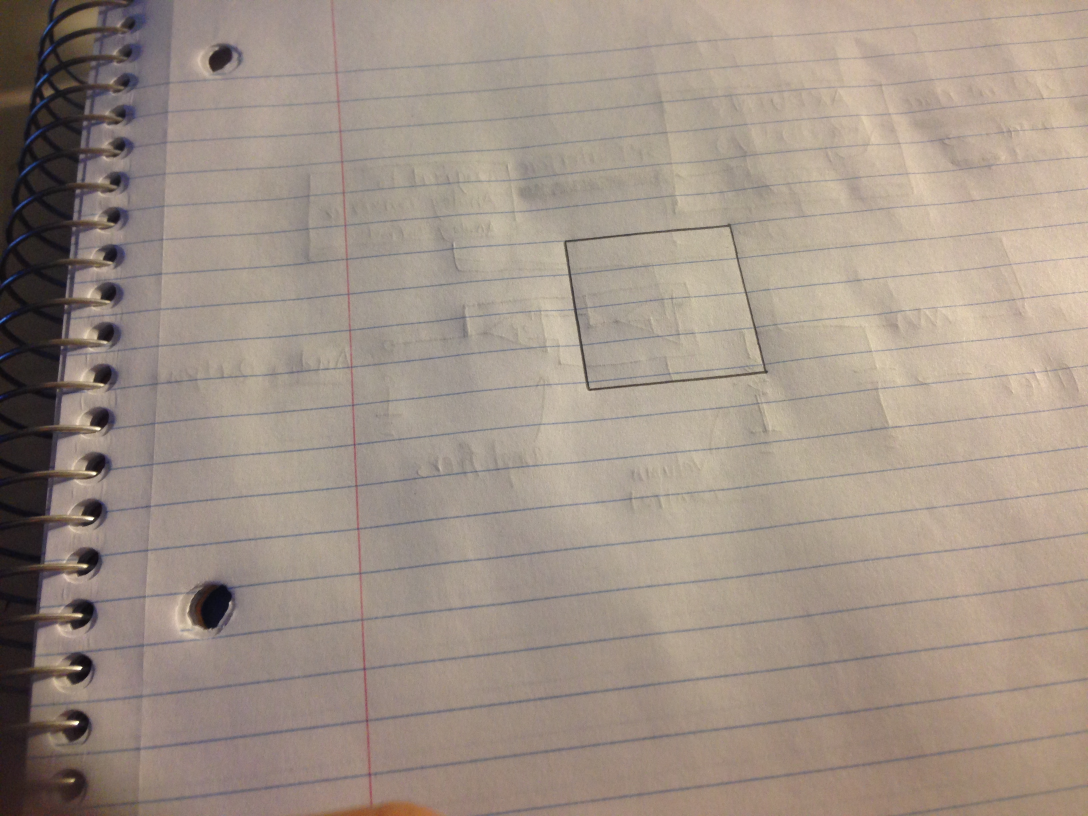
#> input picture perspectiveTransform/1.jpg, 3264 x 2448 px (shown at 1/3 size)
$ python projection.py   (Python 2 division)
#> lines starting #> are read from the running program, lines starting #| are printed output that depends on the picture
import cv2
import numpy as np
import math
from numpy.linalg import inv

f = 0.0041					#focal length
d = 0.15					#height of camera
alpha = (math.pi*20)/180	#vertical fov/2
beta = (math.pi*27.5)/180	#horizontal fov/2
#rotation of camera
roll = 0
pitch = 30*math.pi/180
yaw = 0

img = cv2.imread('1.jpg')
#> img is the input picture: shape (2448, 3264, 3); mean B, G, R 134.7, 146.2, 160.4
height, width, chanels = img.shape
#> height = 2448; width = 3264; chanels = 3
img = cv2.resize(img, (width/2, height/2))
#> img: shape (1224, 1632, 3)
height, width, chanels = img.shape
#> height = 1224; width = 1632

p1 = np.matrix([[0],[0]])
p2 = np.matrix([[1632],[0]])
p3 = np.matrix([[0],[1224]])
p4 = np.matrix([[1632],[1224]])

#shift pixel coordinate
pAll = [p1,p2,p3,p4]
for i in range(0,4):
	pAll[i] = pAll[i]-np.matrix([[width/2],[height/2]])

#pixel coordinate to image plane coordinate
mat3dAll = []
for i in range(0,4):
	temp3d = np.matrix([\
		[pAll[i][1, 0]*2*f*math.tan(alpha)/height]\
		,[pAll[i][0, 0]*2*f*math.tan(beta)/width]\
		,[-f]\
		,[1]])
	mat3dAll.append(temp3d)

#project point in image plane to ground
for i in range(0,4):
	mat3dAll[i] = mat3dAll[i]*(d/f)
	mat3dAll[i][3, 0] = 1

#roatation matrix
Rx = np.matrix([[1, 0, 0, 0],\
				[0, math.cos(roll),-math.sin(roll), 0],\
				[0, math.sin(roll), math.cos(roll), 0],\
				[0, 0, 0, 1]])
Ry = np.matrix([[math.cos(pitch), 0, math.sin(pitch), 0],\
				[0, 1, 0, 0],\
				[-math.sin(pitch), 0, math.cos(pitch), 0],\
				[0, 0, 0, 1]])
Rall = Ry*Rx
translationMat = np.matrix([[1, 0, 0, d*math.tan(pitch)/math.cos(roll)],\
							[0, 1, 0, -d*math.tan(roll)],\
							[0, 0, 1, 0],\
							[0, 0, 0, 1]])
rollTransMat = translationMat*Rall
print rollTransMat

#points relative to new camera in 3d coordinate
for i in range(0,4):
	mat3dAll[i] = inv(rollTransMat)*mat3dAll[i]

#projection matrix
projectMat = np.matrix([[1, 0, 0, 0],\
						[0, 1, 0, 0],\
						[0, 0, 1, 0],\
						[0, 0, -1/f, 0]])
#project points to image plane 3d coordinate
for i in range(0, 4):
	mat3dAll[i] = projectMat*mat3dAll[i]
	mat3dAll[i] = mat3dAll[i]/mat3dAll[i][3]

#transform points in 3d image plane to pixel coordinate
p1New = np.matrix([[mat3dAll[0][1, 0]*width/(2*f*math.tan(beta))+width/2],\
					[mat3dAll[0][0,0]*height/(2*f*math.tan(alpha))+height/2]])
#> p1New = [[205.5], [215.5]]
p2New = np.matrix([[mat3dAll[1][1, 0]*width/(2*f*math.tan(beta))+width/2],\
					[mat3dAll[1][0,0]*height/(2*f*math.tan(alpha))+height/2]])
#> p2New = [[1426.5], [215.5]]
p3New = np.matrix([[mat3dAll[2][1, 0]*width/(2*f*math.tan(beta))+width/2],\
					[mat3dAll[2][0,0]*height/(2*f*math.tan(alpha))+height/2]])
#> p3New = [[-22.89], [1156.9]]
p4New = np.matrix([[mat3dAll[3][1, 0]*width/(2*f*math.tan(beta))+width/2],\
					[mat3dAll[3][0,0]*height/(2*f*math.tan(alpha))+height/2]])
#> p4New = [[1654.9], [1156.9]]


pts1 = np.float32([[p1[0, 0],p1[1, 0]],[p2[0, 0],p2[1, 0]],[p3[0, 0],p3[1, 0]],[p4[0, 0],p4[1, 0]]])
pts2 = np.float32([[p1New[0, 0],p1New[1, 0]],[p2New[0, 0],p2New[1, 0]],[p3New[0, 0],p3New[1, 0]],[p4New[0, 0],p4New[1, 0]]])

M = cv2.getPerspectiveTransform(pts2,pts1)
print M
#| [[ 1.46190225e+00  3.54725905e-01 -3.76912193e+02]
#|  [ 6.86975744e-17  1.95410362e+00 -4.21092244e+02]
#|  [-1.07851997e-19  4.34713139e-04  1.00000000e+00]]
dst = cv2.warpPerspective(img,M,(width*2,height*2))
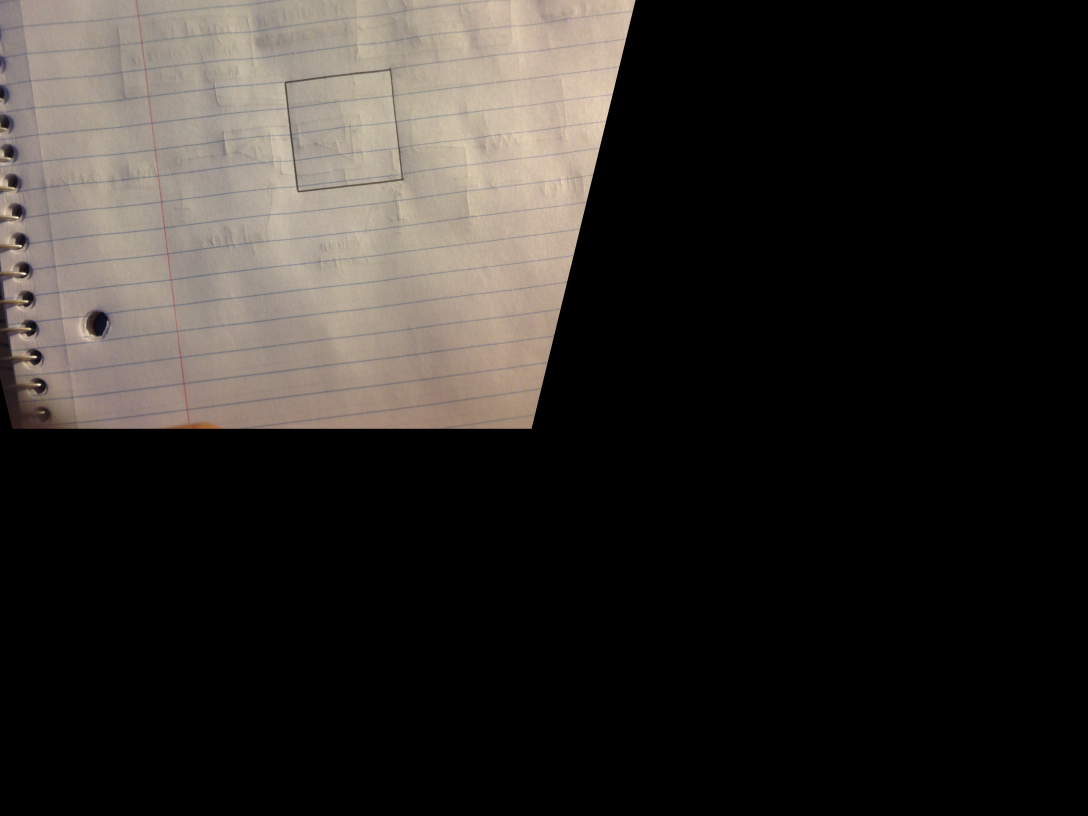
#> dst: shape (2448, 3264, 3) (shown at 1/3 size); mean B, G, R 40, 43.5, 47.4
cv2.imwrite('transformed.jpg',dst)
cv2.waitKey(0)
cv2.destroyAllWindows()

$ run again, with perspectiveTransform/2.jpg copied over perspectiveTransform/1.jpg
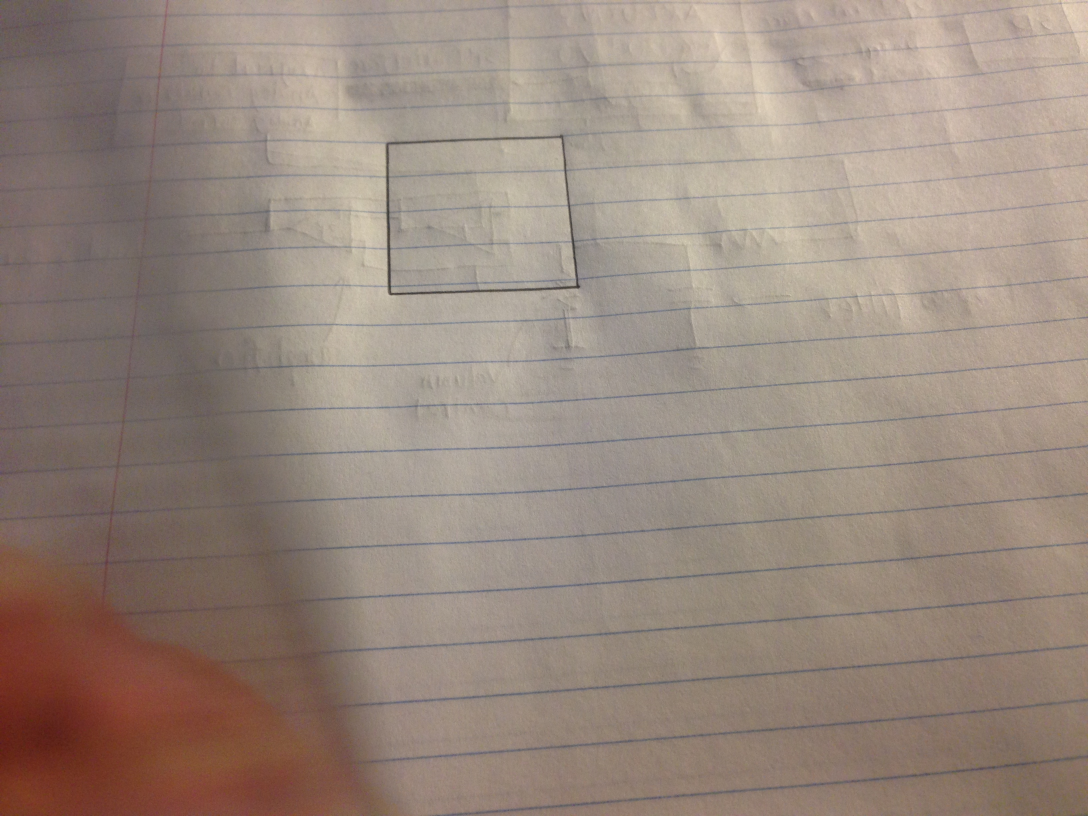
#> input picture perspectiveTransform/2.jpg, 3264 x 2448 px (shown at 1/3 size)
#> img is the input picture: shape (2448, 3264, 3); mean B, G, R 125.5, 136.5, 152.6
#> img: shape (1224, 1632, 3)
#| [[ 1.46190225e+00  3.54725905e-01 -3.76912193e+02]
#|  [ 6.86975744e-17  1.95410362e+00 -4.21092244e+02]
#|  [-1.07851997e-19  4.34713139e-04  1.00000000e+00]]
#> `dst = cv2.warpPerspective(img,M,(width*2,height*2))`:
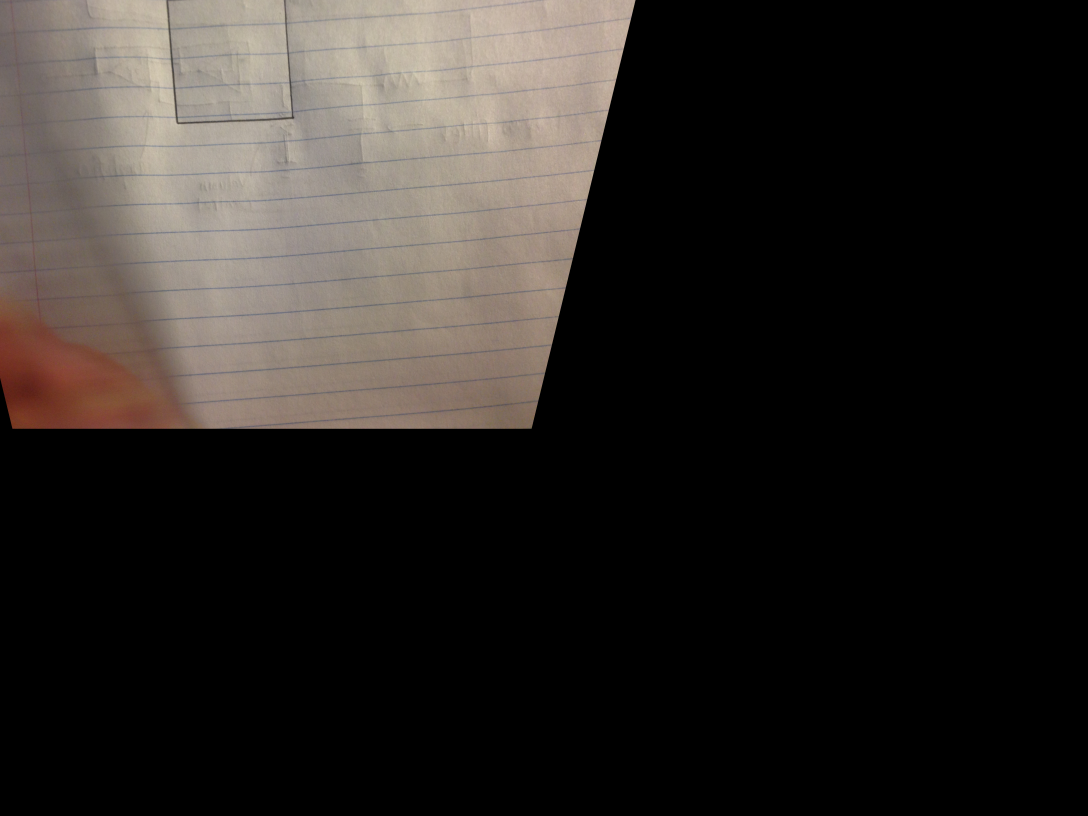
#> dst: shape (2448, 3264, 3) (shown at 1/3 size); mean B, G, R 36.2, 39.4, 43.6

$ run again, with perspectiveTransform/3.jpg copied over perspectiveTransform/1.jpg
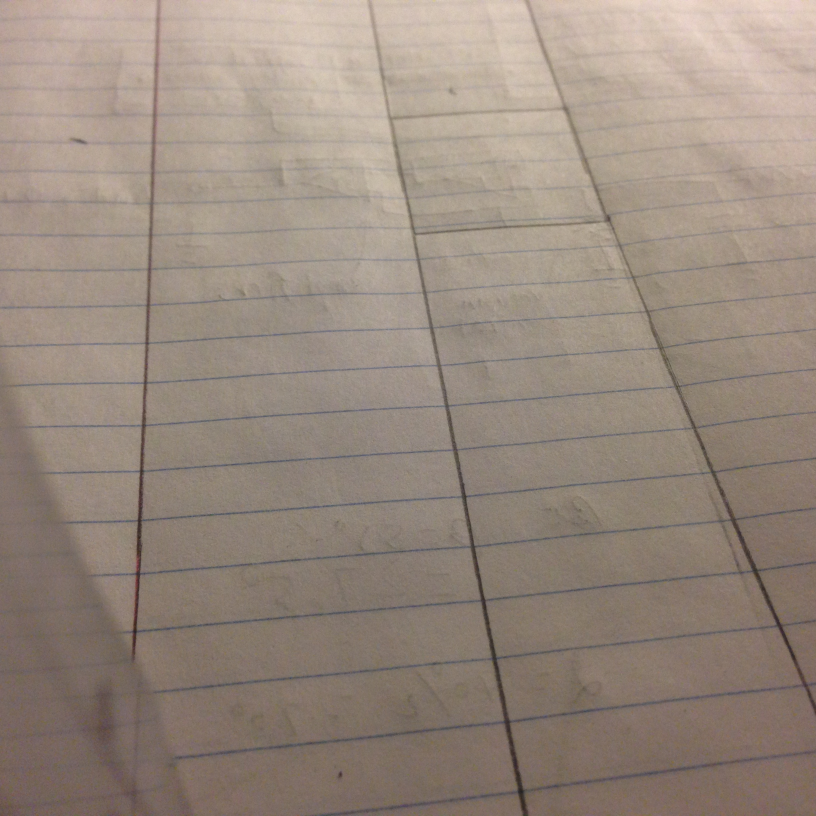
#> input picture perspectiveTransform/3.jpg, 2448 x 2448 px (shown at 1/3 size)
#> img is the input picture: shape (2448, 2448, 3); mean B, G, R 126.1, 137.7, 152
#> img: shape (1224, 1224, 3)
#| [[ 1.46190221e+00  2.66044422e-01 -2.82684137e+02]
#|  [ 0.00000000e+00  1.95410369e+00 -4.21092259e+02]
#|  [-4.01236215e-20  4.34713186e-04  1.00000000e+00]]
#> `dst = cv2.warpPerspective(img,M,(width*2,height*2))`:
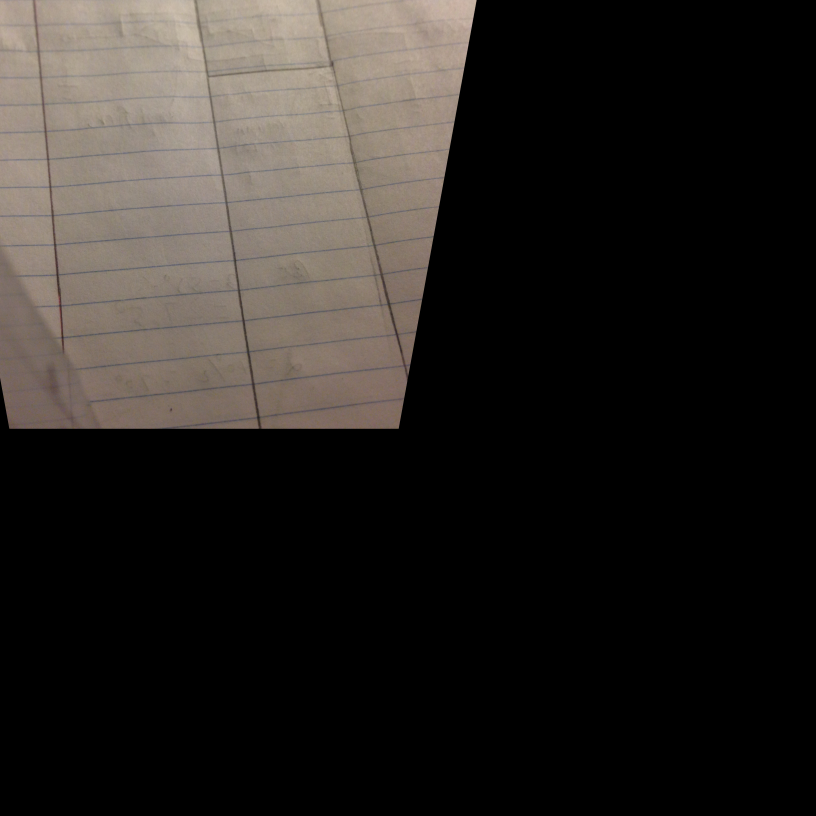
#> dst: shape (2448, 2448, 3) (shown at 1/3 size); mean B, G, R 34.4, 37.7, 41.4

$ run again, with perspectiveTransform/arena.jpg copied over perspectiveTransform/1.jpg
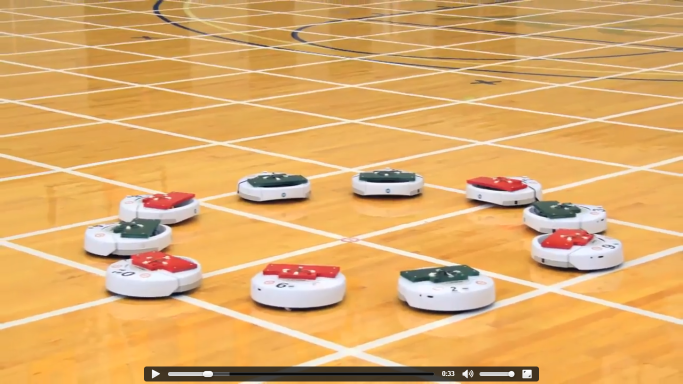
#> input picture perspectiveTransform/arena.jpg, 1366 x 768 px (shown at 1/2 size)
#> img is the input picture: shape (768, 1366, 3); mean B, G, R 107, 171.5, 221.1
#> `img = cv2.resize(img, (width/2, height/2))`:
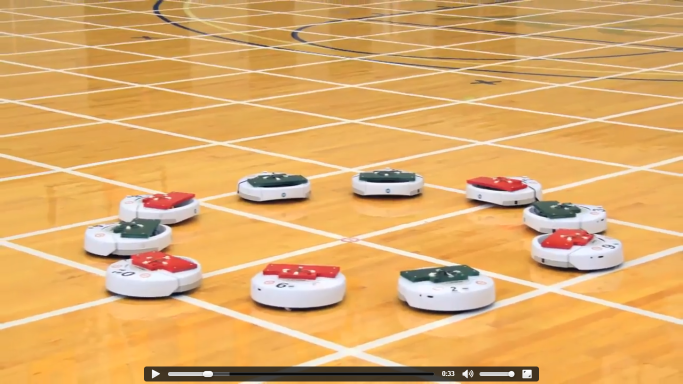
#> img: shape (384, 683, 3); mean B, G, R 107.1, 171.6, 221.2
#| [[ 1.46190226e+00  4.72506017e-01 -1.57508654e+02]
#|  [ 2.37646460e-16  1.95410391e+00 -1.32107395e+02]
#|  [ 1.29337994e-19  1.38564829e-03  1.00000000e+00]]
#> `dst = cv2.warpPerspective(img,M,(width*2,height*2))`:
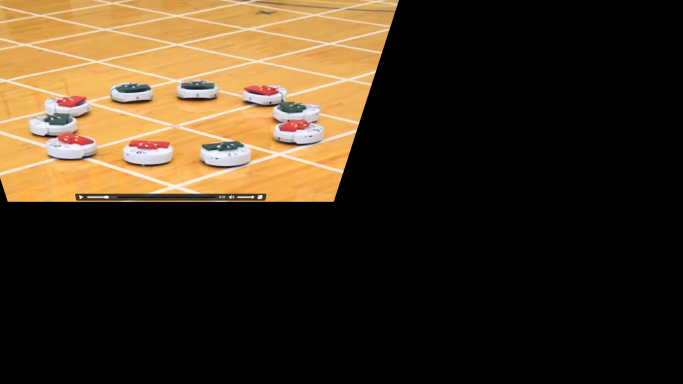
#> dst: shape (768, 1366, 3) (shown at 1/2 size); mean B, G, R 30.8, 49.2, 63.5
